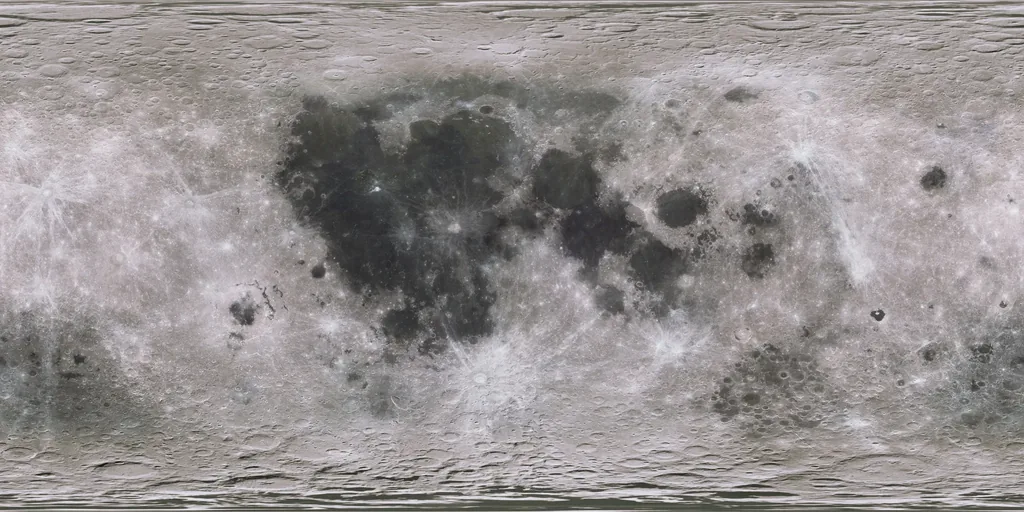
#> input picture assets-src/moon/moon-1k.webp, 1024 x 512 px
$ python bake_moon.py
#> lines starting #> are read from the running program, lines starting #| are printed output that depends on the picture
"""Bake the Violet Moon into one colour map.

The Moon used to be shaded live: the photograph run through the violet palette, the LOLA relief read
five times per pixel, procedural craters and grit. That cost too much on modest GPUs, so it is done
once here instead. The result is a single sRGB map, public/textures/moon-violet-1k.webp, that already
holds the palette, the relief (lit from a fixed key in the upper left), the cavities and the rims.
The page only adds the eclipse light, the rim and the tone curve.

    python3 tools/bake_moon.py

Sources (not published): assets-src/moon/moon-1k.webp (Clementine photo) and
assets-src/moon/moon-relief-1k.webp (LOLA heights, tanh-compressed).
"""
from pathlib import Path

import numpy as np
from PIL import Image

ROOT = Path(__file__).resolve().parent.parent
TEX = ROOT / "public" / "textures"
SRC = ROOT / "assets-src" / "moon"

NIGHT = (0.071, 0.031, 0.122)
DEEP = (0.176, 0.086, 0.314)
PURPLE = (0.388, 0.184, 0.6)
SOFT = (0.643, 0.416, 0.839)
LAVENDER = (0.812, 0.682, 0.941)
LILAC = (0.941, 0.894, 1.0)


def lin(c):
    return np.power(np.asarray(c, dtype=np.float32), 2.2)


def smooth(a, b, x):
    t = np.clip((x - a) / (b - a), 0.0, 1.0)
    return t * t * (3.0 - 2.0 * t)


def mix(a, b, t):
    return a + (b - a) * t[..., None]


def violet(t):
    c = mix(np.broadcast_to(lin(NIGHT), t.shape + (3,)), lin(DEEP), smooth(0.0, 0.22, t))
    c = mix(c, lin(PURPLE), smooth(0.18, 0.48, t))
    c = mix(c, lin(SOFT), smooth(0.42, 0.72, t))
    c = mix(c, lin(LAVENDER), smooth(0.66, 0.9, t))
    return mix(c, lin(LILAC), smooth(0.88, 1.0, t))


def blur(a, r):
    """A cheap box blur, wrapping round in longitude."""
    out = a.copy()
    for _ in range(2):
        acc = np.zeros_like(out)
        for d in range(-r, r + 1):
            acc += np.roll(out, d, axis=1)
        out = acc / (2 * r + 1)
        acc = np.zeros_like(out)
        for d in range(-r, r + 1):
            acc += np.take(out, np.clip(np.arange(out.shape[0]) + d, 0, out.shape[0] - 1), axis=0)
        out = acc / (2 * r + 1)
    return out


def main():
    photo = np.asarray(Image.open(SRC / "moon-1k.webp").convert("RGB"), dtype=np.float32) / 255.0
    relief = np.asarray(Image.open(SRC / "moon-relief-1k.webp").convert("RGB"), dtype=np.float32)[..., 0] / 255.0
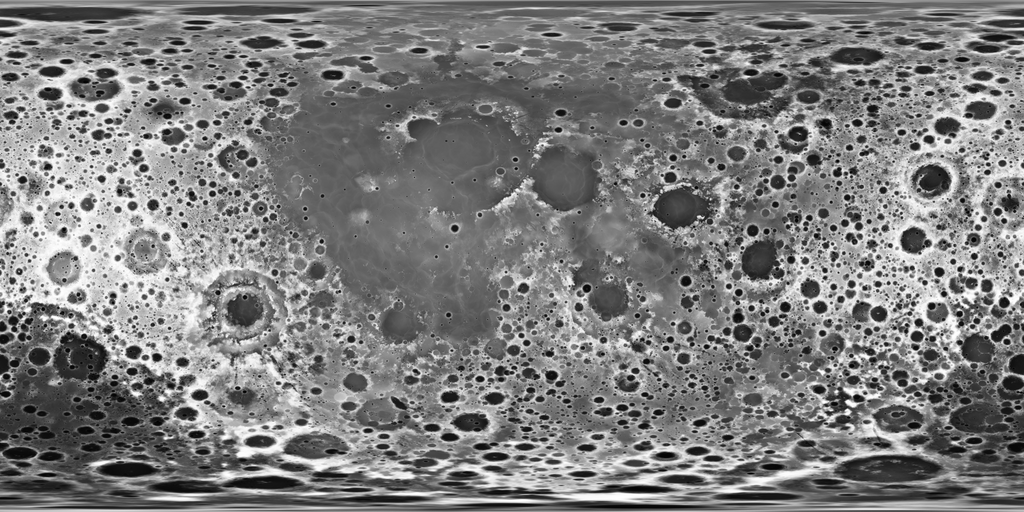
#> input picture assets-src/moon/moon-relief-1k.webp, 1024 x 512 px
    h, w = relief.shape
#> h = 512; w = 1024
    # Heights are stored compressed (tanh) in 8 bits; this gives kilometres back.
    x = np.clip(relief, 0.003, 0.997) * 2.0 - 1.0
    km = 1.1 * np.log((1.0 + x) / (1.0 - x))
    lat = (0.5 - (np.arange(h) + 0.5) / h) * np.pi
    cos_lat = np.maximum(np.cos(lat), 0.15)[:, None]
    dx = (np.roll(km, -1, 1) - np.roll(km, 1, 1)) / (2 * 10914.0 / w * cos_lat)
    up = np.take(km, np.clip(np.arange(h) - 1, 0, h - 1), axis=0)
    down = np.take(km, np.clip(np.arange(h) + 1, 0, h - 1), axis=0)
    dy = (up - down) / (2 * 5457.0 / h)
    curve = km - 0.25 * (np.roll(km, 1, 1) + np.roll(km, -1, 1) + up + down)

    a = photo @ np.array([0.299, 0.587, 0.114], dtype=np.float32)
    t = 0.07 + 0.93 * np.power(smooth(0.08, 0.84, a), 0.85)
    surface = violet(t)
    cavity = smooth(0.02, 0.3, -curve)
    rim = smooth(0.02, 0.3, curve)
    cavity *= smooth(0.12, 0.4, np.cos(lat))[:, None]
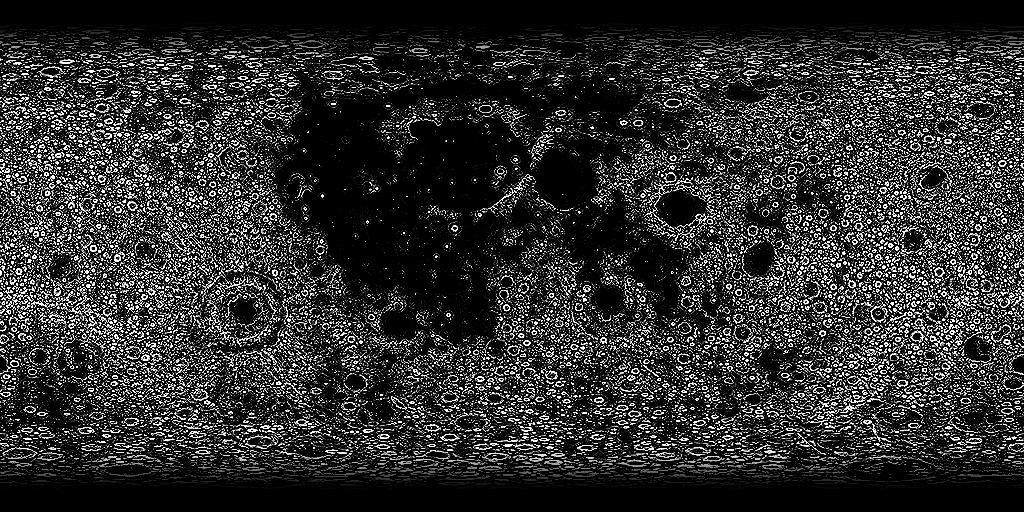
#> cavity: shape (512, 1024) float32; min 0, max 1, mean 0.185
    rim *= smooth(0.12, 0.4, np.cos(lat))[:, None]
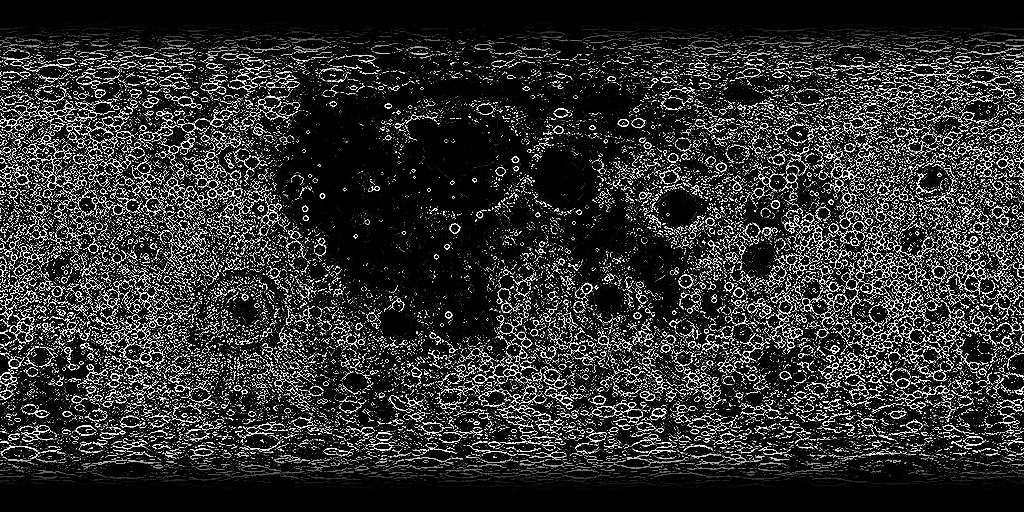
#> rim: shape (512, 1024) float32; min 0, max 1, mean 0.182
    surface *= (1.0 - 0.3 * cavity)[..., None]
    surface = mix(surface, lin(LAVENDER), 0.08 * rim)
    # Maria lean indigo or plum in broad regions; a slow pattern made from the photo itself.
    region = smooth(0.35, 0.65, blur(a, 24) * 1.6)
#> after the loop in blur, `for _ in range(2):`:
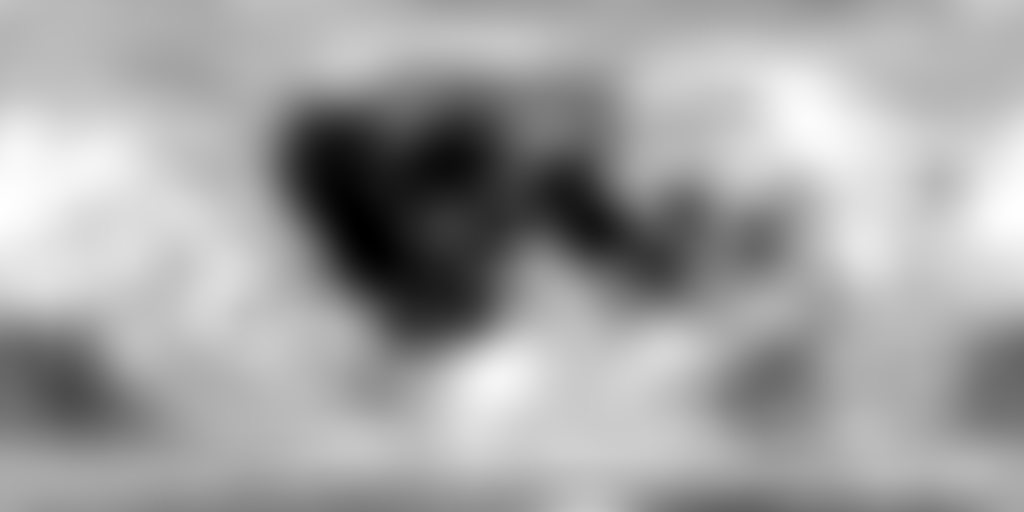
#> acc: shape (512, 1024) float32; min 11.16, max 37.48, mean 28; drawn with min black and max white
#> after the loop in blur, `for _ in range(2):`:
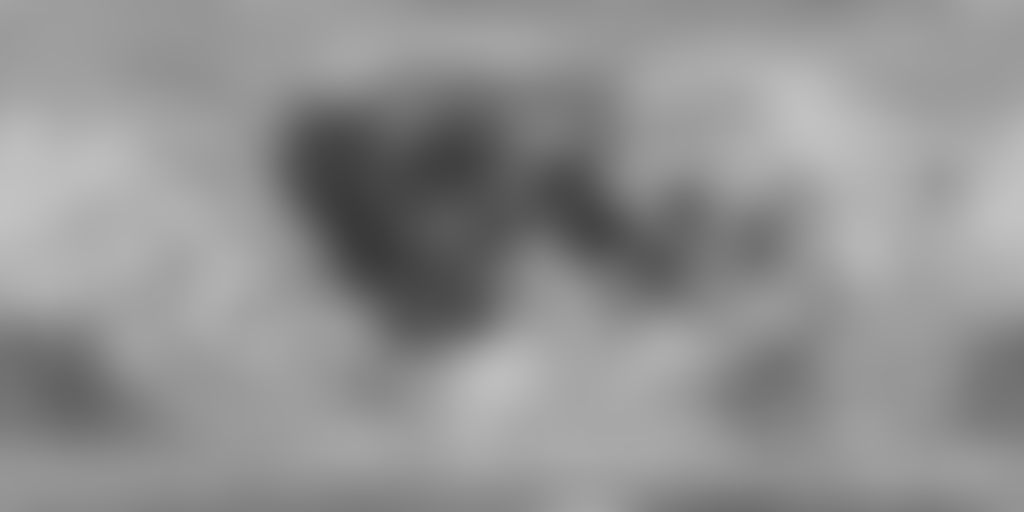
#> out: shape (512, 1024) float32; min 0.228, max 0.765, mean 0.571
    mare = 1.0 - smooth(0.3, 0.52, t)
    tint = mix(np.broadcast_to(np.array([0.62, 0.72, 1.3], np.float32), t.shape + (3,)), np.array([1.35, 0.8, 1.0], np.float32), region)
    tint *= (0.75 + 0.5 * region)[..., None]
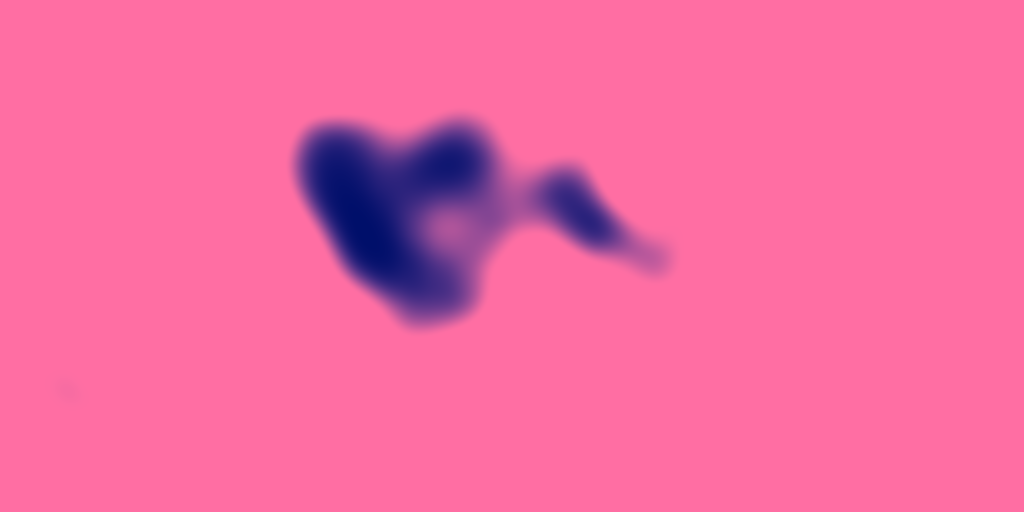
#> tint: shape (512, 1024, 3) float32; mean of channels 0, 1, 2 1.63, 0.978, 1.24; drawn with min black and max white
    surface *= mix(np.ones_like(surface), tint, 0.9 * mare)
#> in mix (call 8), `return a + (b - a) * t[..., None]`:
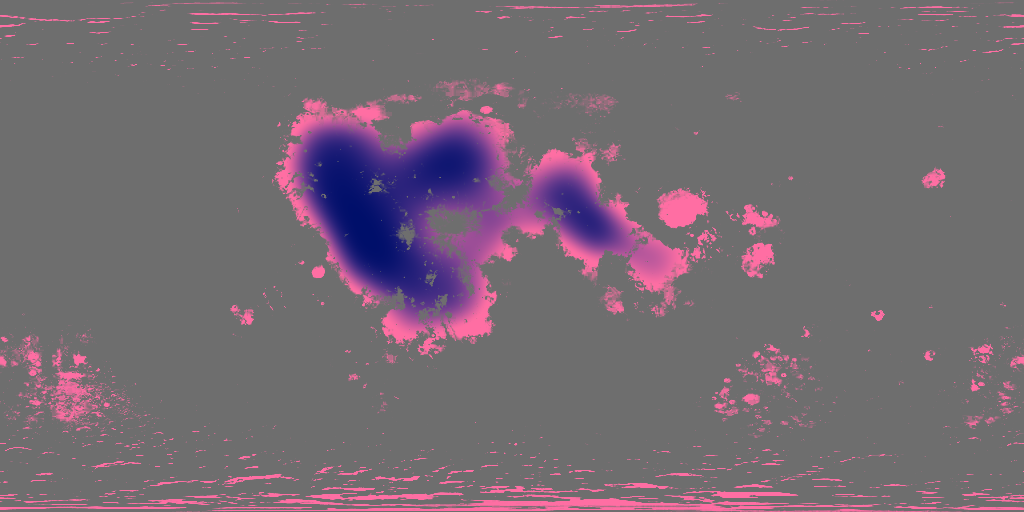
#> returned value: shape (512, 1024, 3) float32; mean of channels 0, 1, 2 1.03, 0.982, 1.02; drawn with min black and max white
    # Rays and bright ejecta stand out from their surroundings.
    ray = smooth(0.05, 0.2, a - blur(a, 16))
    surface += lin(LAVENDER) * (ray * 0.18)[..., None] + lin(LILAC) * (smooth(0.62, 0.86, a) * 0.12)[..., None]

    # Relief, lit from a key in the upper left (west, north), exaggerated for drama.
    k = np.array([-0.62, 0.5], np.float32)
    # Faded out near the poles, where the map is stretched and the slopes are not to be trusted.
    polar = smooth(0.12, 0.4, np.cos(lat))[:, None]
    shade = np.clip(1.0 + (-(dx * k[0] + dy * k[1]) * 2.8) * 3.2 * polar, 0.35, 1.7)
    surface *= shade[..., None]

    out = np.power(np.clip(surface, 0.0, 1.0), 1 / 2.2)
    img = Image.fromarray((out * 255.0 + 0.5).astype(np.uint8), "RGB")
    img.save(TEX / "moon-violet-1k.webp", "WEBP", quality=82, method=6)
    img.resize((512, 256), Image.LANCZOS).save(TEX / "moon-violet-512.webp", "WEBP", quality=82, method=6)
    print("wrote moon-violet-1k.webp and moon-violet-512.webp")


if __name__ == "__main__":
    main()
